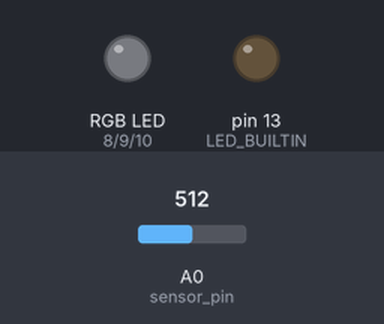
A sketch run on a simulated Arduino Uno, built with avr-gcc and run on an emulated ATmega328P. Parts: an RGB LED mixed from three pins (HIGH = lit), output pins drawn as LEDs (lit = HIGH). Inputs (shaded band) come from the test bench; at power-on: A0 (sensor_pin) = 512.

Above: at 9.0 s.
9.1 s: A0 (sensor_pin) set to 716
At 16.5 s:
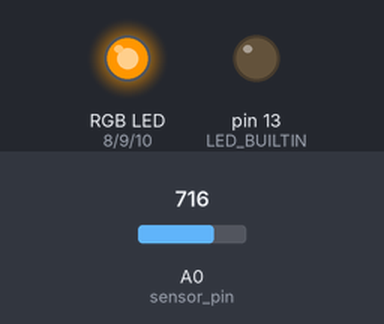
18.1 s: A0 (sensor_pin) set to 900
At 24.7 s:
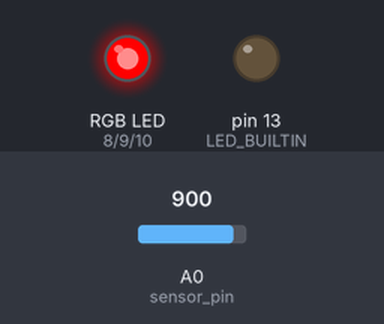
Timing chart, 0 to 26.3 s (numbered marks = the images above; inputs shaded):
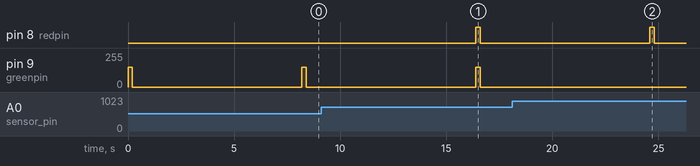

Measured:
- after the input at 9.1 s, pin 8 (redpin): LOW → HIGH after 7.3 s, → LOW 0.20 s later
- after the input at 18.1 s, pin 9 (greenpin): stays 0/255 (without the input it goes to 150/255 after 6.5 s)
- by itself, pin 9 (greenpin): alternates 150/255 for 0.20 s and 0/255 for 8.0 s

The sketch:

PlantMoistureCheck.ino
```cpp
#include <LowPower.h> // Lightweight low power library for Arduino.

/* Arduino UNO
 *  Project: Plant moisture checker
 *  Description: Uses a soil humidity sensor to indicate when a plan needs water.
 *               LED blinks to indicate soil humidity (Red below 30%, Yellow between 30% and 70%, Green above 70%):
 *
 *  Components:
 *              - Arudino UNO board
 *              - Soil Moisture Sensor
 *              - 9V Battery and connecter for arduino board
 *              - RGB LED
 */

// Global Variables
int sensor_pin = A0;  // Soil Moisture sensor
int output_value ;    // Sensor Output Value - Used to calculate humidity %
int redpin = 8;       // pin for the red LED
int bluepin = 10;     // pin for the blue LED
int greenpin = 9 ;    // pin for the green LED

void setup() {
  // Initialize setup
  pinMode (redpin, OUTPUT);
  pinMode (bluepin, OUTPUT);
  pinMode (greenpin, OUTPUT);
  pinMode (LED_BUILTIN, OUTPUT);
  digitalWrite (LED_BUILTIN, LOW);

  /*Uncomment for debug only*/
  /*
  Serial.begin(9600);
  Serial.println("Reading From the Sensor ...");
  delay(2000);
  */
  }

void loop() {
  output_value= analogRead(sensor_pin);             // read humidity sensor value
  output_value = map(output_value,1100,400,0,100);  // map humidity value to %

  /* uncomment for debug only
  Serial.print("Mositure : ");
  Serial.print(output_value);
  Serial.println("%");
  delay(1000);
  */
  if (output_value < 30) {
    analogWrite (redpin, 150);
    analogWrite (greenpin, 0);
    analogWrite (bluepin, 0);
  }
  if (output_value > 29 && output_value < 70) {
    analogWrite (redpin, 150);
    analogWrite (greenpin, 150);
    analogWrite (bluepin, 0);
  }
  if (output_value > 69) {
    analogWrite (redpin, 0);
    analogWrite (greenpin, 150);
    analogWrite (bluepin, 0);
  }
  delay(200);

  // turn off LED
  analogWrite (redpin, 0);
  analogWrite (greenpin, 0);
  analogWrite (bluepin, 0);

  // Sleep for 8s - ATmega328P, ATmega168
  LowPower.idle(SLEEP_8S, ADC_OFF, TIMER2_OFF, TIMER1_OFF, TIMER0_OFF, SPI_OFF, USART0_OFF, TWI_OFF);

}
```
